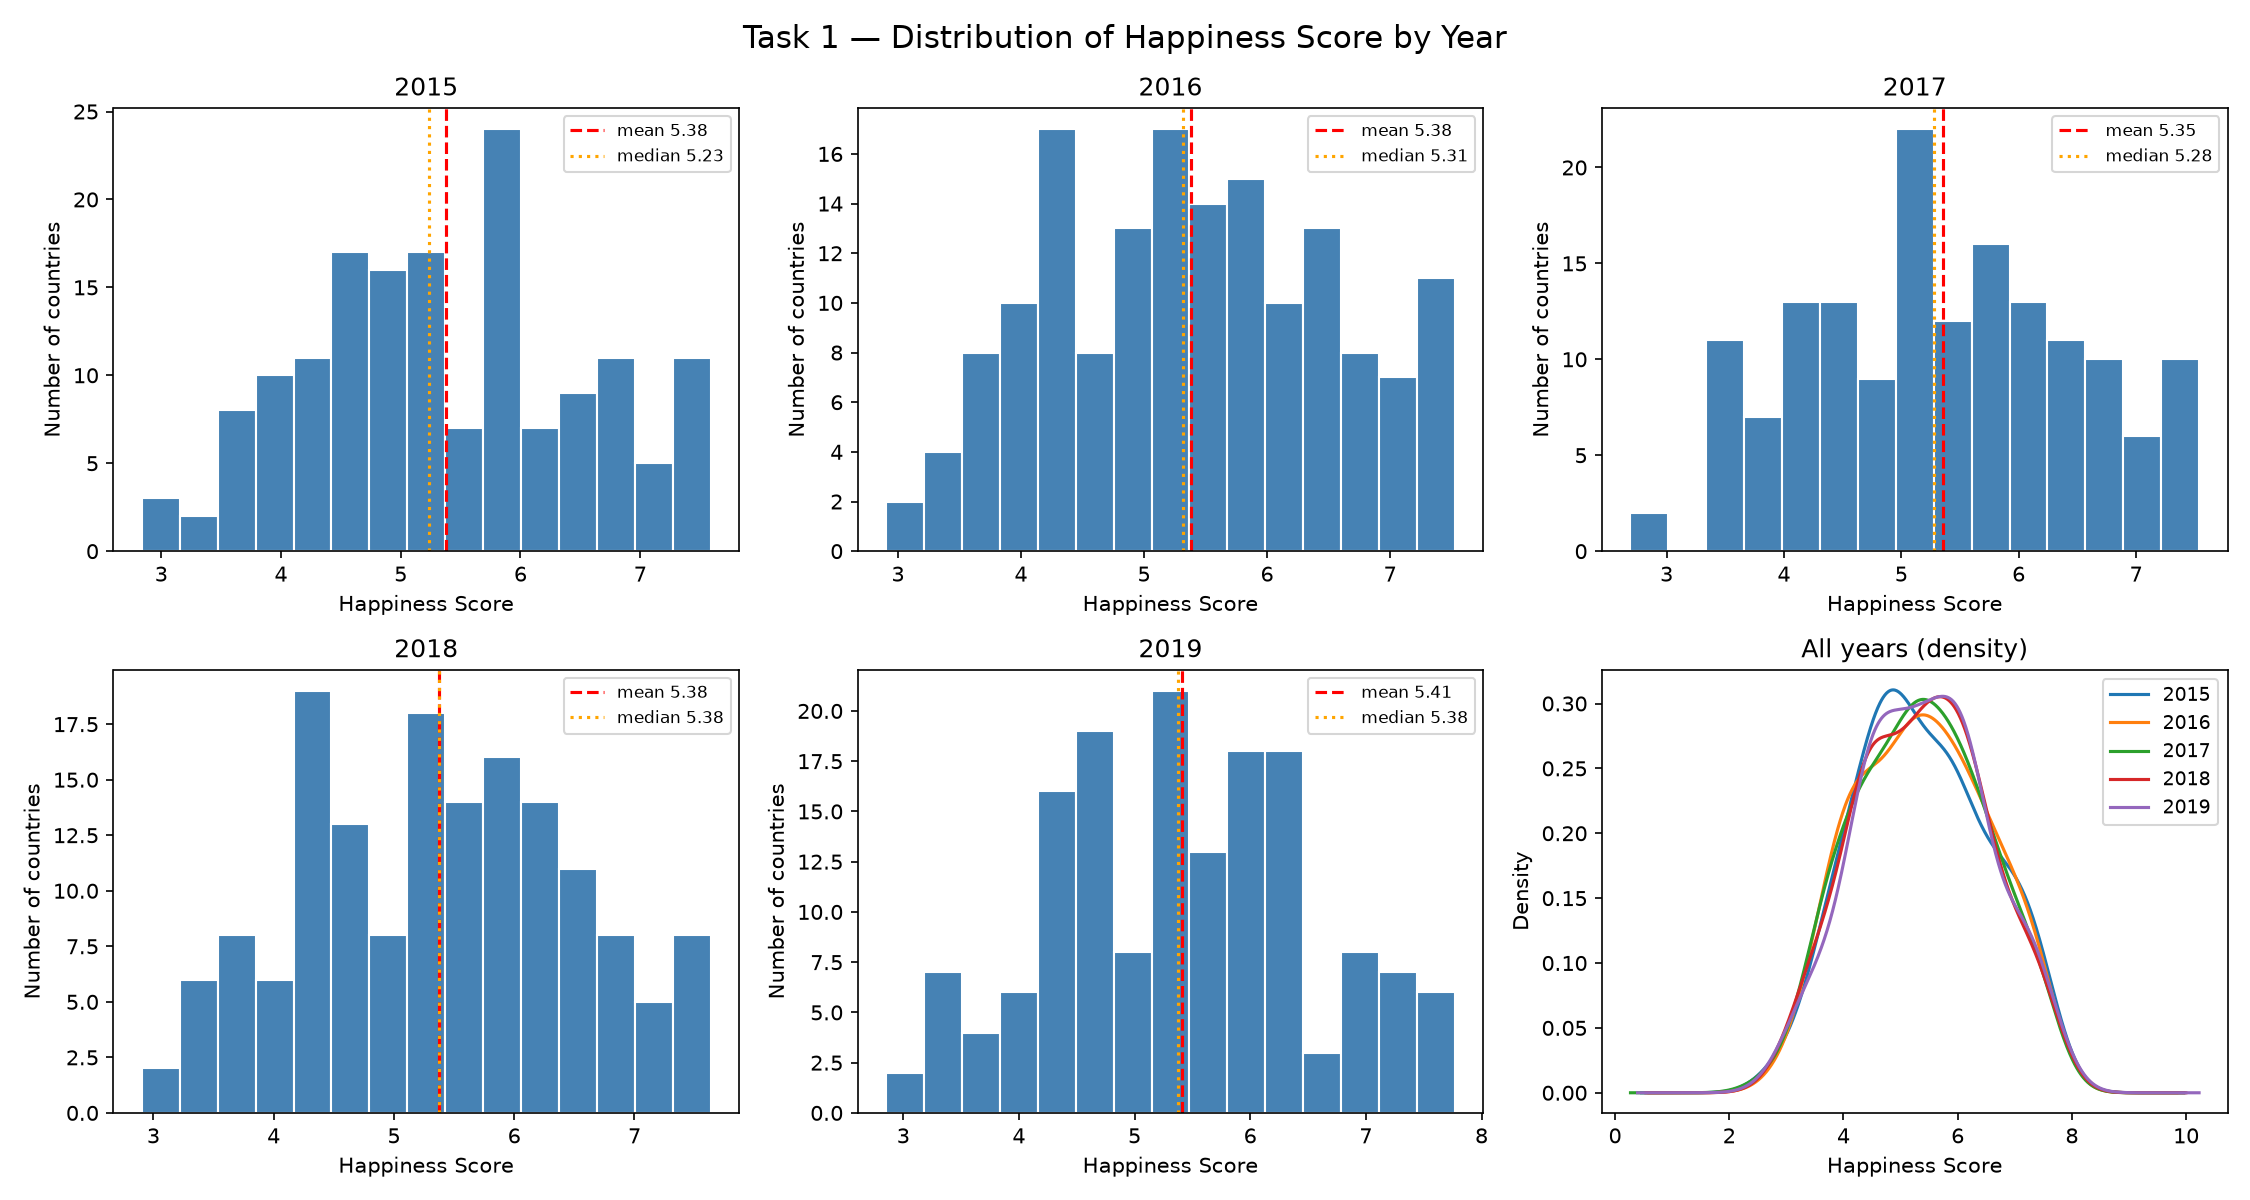

The Python source for this figure:
import matplotlib.pyplot as plt
from data_loader import load_data

years, dfs = load_data()

# Create a 2x3 grid of subplots (6 panels total)
fig, axes = plt.subplots(2, 3, figsize=(15, 8))
axes = axes.flatten()  # Flatten 2D grid into a 1D list of 6 axes (0 to 5)

# Panels 0 to 4: Individual histograms for 2015–2019
for i, y in enumerate(years):
    ax = axes[i]
    scores = dfs[y]["Score"]
    
    # Plot histogram
    ax.hist(scores, bins=15, color="steelblue", edgecolor="white")
    
    # Add vertical mean and median lines
    mean_val = scores.mean()
    median_val = scores.median()
    ax.axvline(mean_val, color="red", linestyle="--", linewidth=1.5, label=f"mean {mean_val:.2f}")
    ax.axvline(median_val, color="orange", linestyle=":", linewidth=1.5, label=f"median {median_val:.2f}")
    
    # Labels and legend
    ax.set_title(str(y))
    ax.set_xlabel("Happiness Score")
    ax.set_ylabel("Number of countries")
    ax.legend(fontsize=8)

# Panel 5 (Bottom-Right): All years density curve comparison
ax_density = axes[5]
for y in years:
    dfs[y]["Score"].plot(kind="kde", ax=ax_density, label=str(y))

ax_density.set_title("All years (density)")
ax_density.set_xlabel("Happiness Score")
ax_density.set_ylabel("Density")
ax_density.legend(fontsize=9)

# Main overall title and spacing adjustment
fig.suptitle("Task 1 — Distribution of Happiness Score by Year", fontsize=15)
plt.tight_layout()
plt.savefig("plots/task1_score_histograms.png", dpi=150)
plt.close()

print("Combined Task 1 chart saved to 'plots/task1_score_histograms.png'!")
